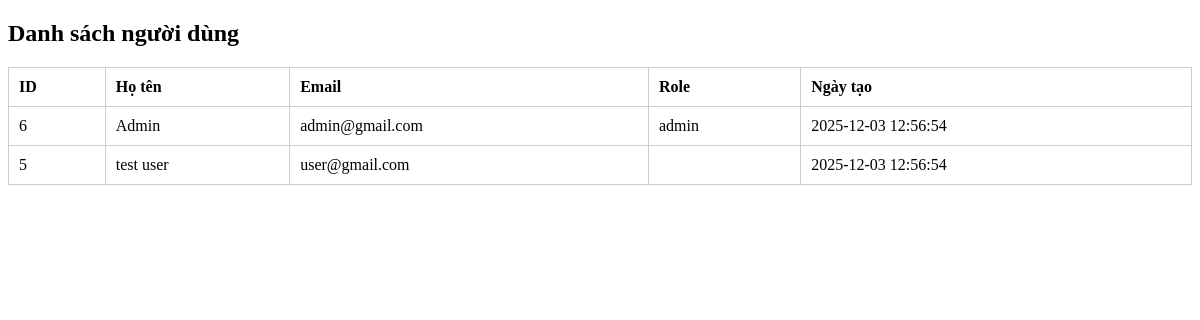
Page /admin/users.php on the earlier database version.
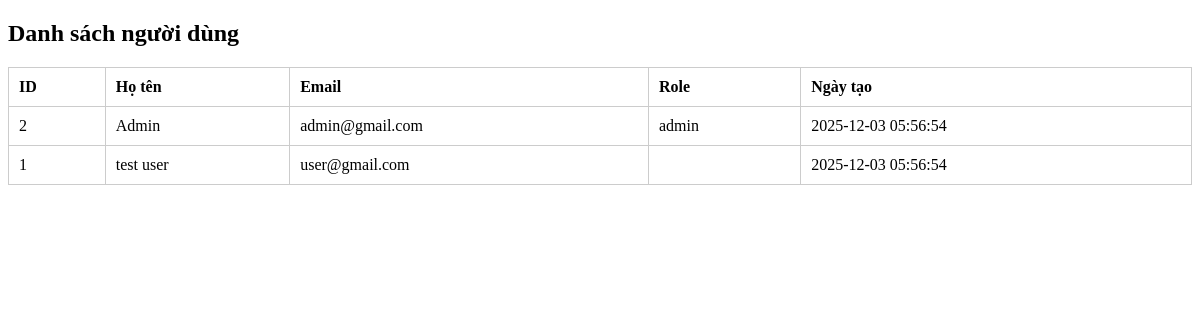
Same page on the later database version.
### tables this page shows
CREATE TABLE `users` (
  `id` int(11) NOT NULL,
  `fullname` varchar(255) DEFAULT NULL,
  `email` varchar(255) DEFAULT NULL,
  `password` varchar(255) DEFAULT NULL,
  `role` enum('customer','admin') DEFAULT 'customer',
  `created_at` timestamp NOT NULL DEFAULT current_timestamp(),
  `phone` varchar(20) DEFAULT NULL,
  `address` varchar(255) DEFAULT NULL,
  `province_id` int(11) DEFAULT NULL,
  `district_id` int(11) DEFAULT NULL,
  `ward_id` int(11) DEFAULT NULL,
  `street` varchar(255) DEFAULT NULL
);

### admin/users.php (the view, shortened to what this page needs)
<?php
include "../db.php";
$users = $conn->query("SELECT * FROM users ORDER BY id DESC");
?>
<!DOCTYPE html>
<html>
<head>
</head>
<body>
<h2>Danh sách người dùng</h2>
<table>
    <tr>
        <th>ID</th>
        <th>Họ tên</th>
        <th>Email</th>
        <th>Role</th>
        <th>Ngày tạo</th>
    </tr>
<?php while($u = $users->fetch_assoc()): ?>
    <tr>
        <td><?= $u["id"] ?></td>
        <td><?= $u["fullname"] ?></td>
        <td><?= $u["email"] ?></td>
        <td><?= $u["role"] ?></td>
        <td><?= $u["created_at"] ?></td>
    </tr>
<?php endwhile; ?>
</table>
</body>
</html>

Differences in the rows shown:
removed users: id "6", fullname "Admin", email "admin@gmail.com", role "admin", created_at "2025-12-03 12:56:54"
removed users: id "5", fullname "test user", email "user@gmail.com", created_at "2025-12-03 12:56:54"
added users: id "2", fullname "Admin", email "admin@gmail.com", role "admin", created_at "2025-12-03 05:56:54"
added users: id "1", fullname "test user", email "user@gmail.com", created_at "2025-12-03 05:56:54"
